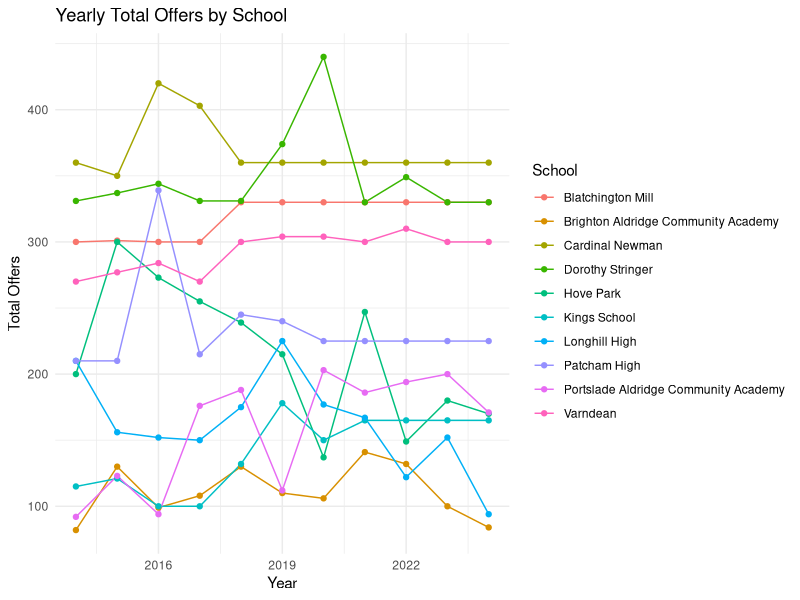
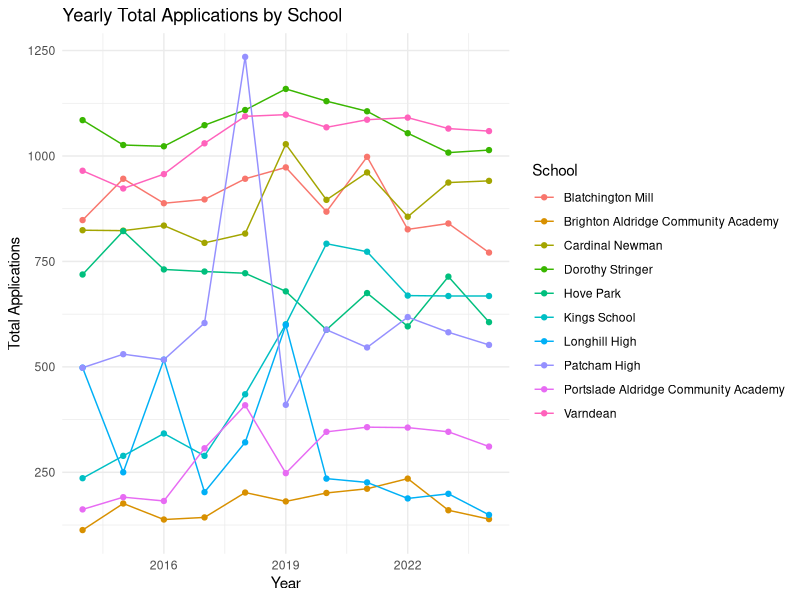
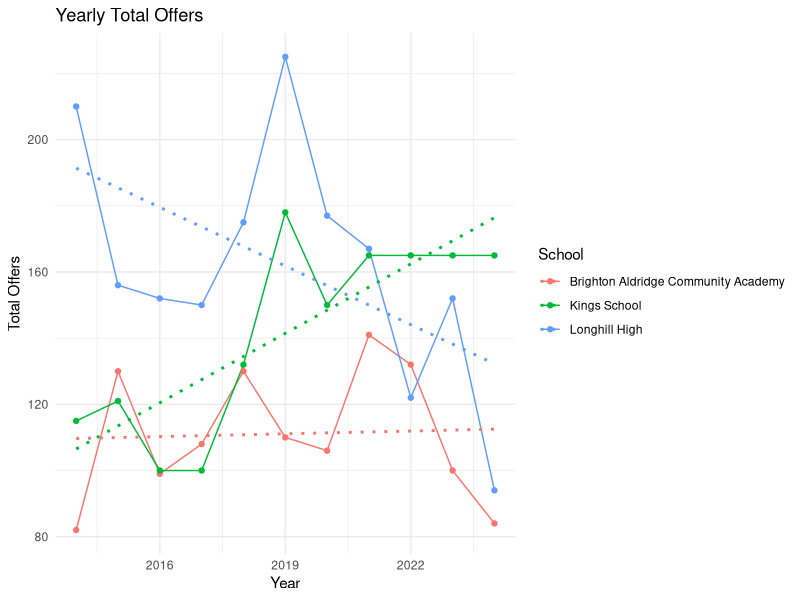
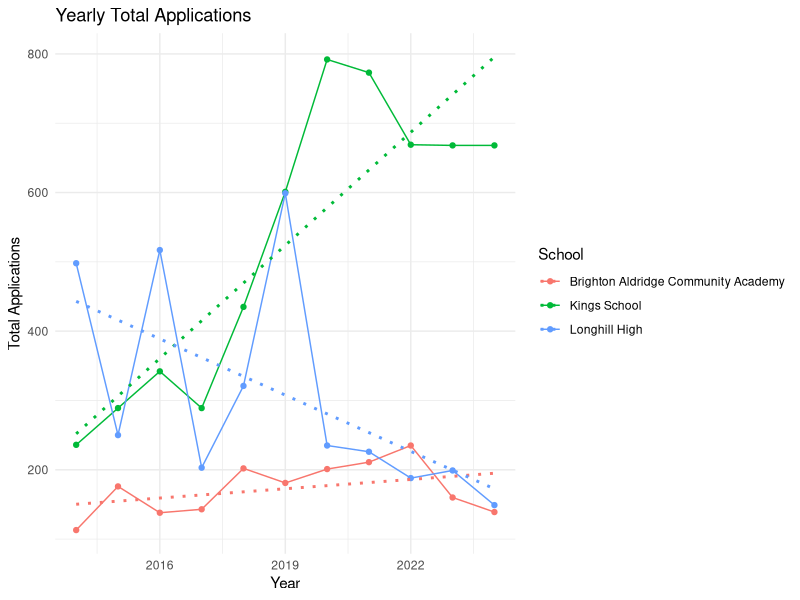
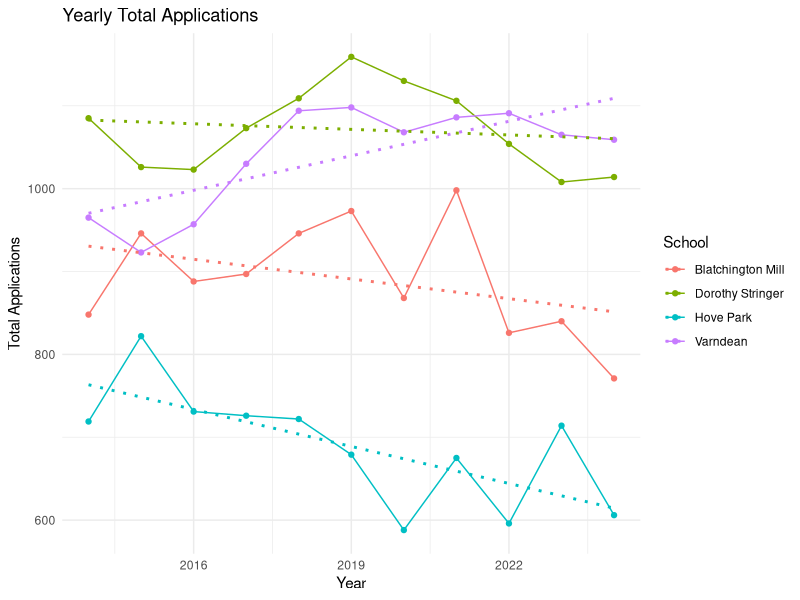
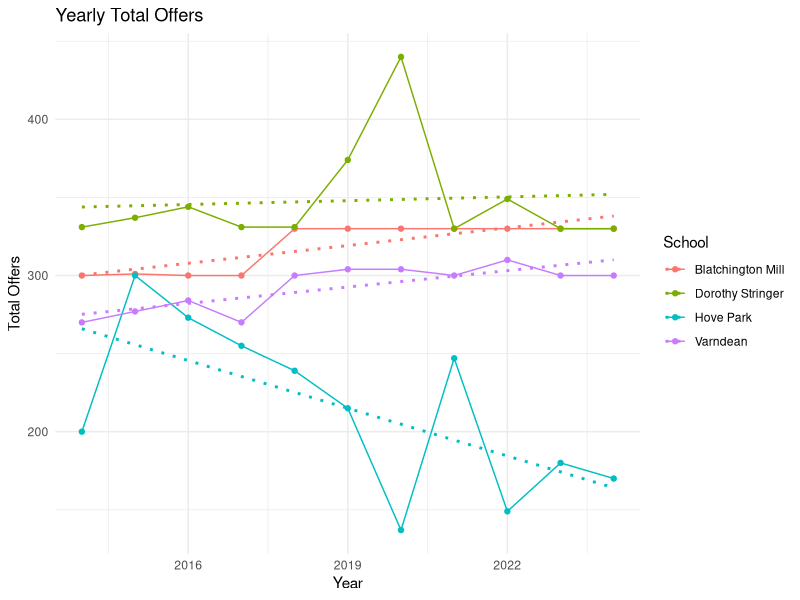

These figures' R source, in order:
## ---- chunk 1
library(dplyr)
library(tidyr)
library(knitr)

# Create the original data frame
yr_7_admissions_2024 <- data.frame(
  School = c("Blatchington Mill", "Brighton Aldridge Community Academy", "Cardinal Newman", "Dorothy Stringer",
             "Hove Park", "Kings School", "Longhill High", "Patcham High", "Portslade Aldridge Community Academy", 
             "Varndean", "Total"),
  No_1st_pref = c("279 (243)", "73 (73)", "466 (347)", "234 (199)", "110 (110)", "242 (159)", 
                            "80 (80)", "210 (182)", "129 (129)", "456 (293)", "2279 (1815)"),
  No_2nd_pref = c("268 (69)", "27 (6)", "203 (12)", "518 (111)", "252 (41)", "224 (6)", 
                            "30 (9)", "89 (23)", "105 (38)", "394 (7)", "2110 (322)"),
  No_3rd_pref = c("224 (18)", "39 (5)", "272 (1)", "262 (20)", "244 (19)", "202 (0)", 
                            "39 (5)", "253 (20)", "77 (4)", "209 (0)", "1821 (92)"),
  Total = c("771 (330)", "139 (84)", "941 (360)", "1014 (330)", "606 (170)", "668 (165)", 
            "149 (94)", "552 (225)", "311 (171)", "1059 (300)", "6210 (2259)")
)

# Separate numbers and actual values in brackets into their own columns
yr_7_admissions_2024 <- yr_7_admissions_2024 %>%
  separate(No_1st_pref, into = c("No_1st_pref", "No_1st_pref_offer"), sep = " \\(", convert = TRUE) %>%
  separate(No_2nd_pref, into = c("No_2nd_pref", "No_2nd_pref_offer"), sep = " \\(", convert = TRUE) %>%
  separate(No_3rd_pref, into = c("No_3rd_pref", "No_3rd_pref_offer"), sep = " \\(", convert = TRUE) %>%
  separate(Total, into = c("Total", "Total_offer"), sep = " \\(", convert = TRUE)

# Remove closing parenthesis from actual values
yr_7_admissions_2024 <- yr_7_admissions_2024 %>%
  mutate(
    No_1st_pref_offer = as.numeric(gsub("\\)", "", No_1st_pref_offer)),
    No_2nd_pref_offer = as.numeric(gsub("\\)", "", No_2nd_pref_offer)),
    No_3rd_pref_offer = as.numeric(gsub("\\)", "", No_3rd_pref_offer)),
    Total_offer = as.numeric(gsub("\\)", "", Total_offer))
  )

# Create kable table
kable(yr_7_admissions_2024, caption = "Allocation Factsheet Year 7 Places September 2024")

## ---- chunk 2
library(dplyr)
library(tidyr)
library(knitr)

# Create the original data frame
yr_7_admissions_2023 <- data.frame(
  School = c("Blatchington Mill", "Brighton Aldridge Community Academy", "Cardinal Newman", "Dorothy Stringer",
             "Hove Park", "Kings School", "Longhill", "Patcham High", "Portslade Aldridge Community Academy", 
             "Varndean", "Total"),
  No_1st_pref = c("300 (260)", "92 (92)", "451 (351)", "260 (242)", "158 (132)", "241 (162)", 
                            "134 (134)", "203 (196)", "154 (154)", "409 (292)", "2402 (2015)"),
  No_2nd_pref = c("309 (61)", "34 (5)", "189 (9)", "516 (81)", "298 (40)", "229 (3)", 
                            "38 (14)", "87 (17)", "79 (26)", "423 (8)", "2202 (264)"),
  No_3rd_pref = c("231 (9)", "34 (3)", "297 (0)", "232 (7)", "258 (8)", "198 (0)", 
                            "27 (4)", "292 (12)", "113 (20)", "233 (0)", "1915 (63)"),
  Total = c("840 (330)", "160 (100)", "937 (360)", "1008 (330)", "714 (180)", "668 (165)", 
            "199 (152)", "582 (225)", "346 (200)", "1065 (300)", "6789 (2407)")
)

# Separate numbers and actual values in brackets into their own columns
yr_7_admissions_2023 <- yr_7_admissions_2023 %>%
  separate(No_1st_pref, into = c("No_1st_pref", "No_1st_pref_offer"), sep = " \\(", convert = TRUE) %>%
  separate(No_2nd_pref, into = c("No_2nd_pref", "No_2nd_pref_offer"), sep = " \\(", convert = TRUE) %>%
  separate(No_3rd_pref, into = c("No_3rd_pref", "No_3rd_pref_offer"), sep = " \\(", convert = TRUE) %>%
  separate(Total, into = c("Total", "Total_offer"), sep = " \\(", convert = TRUE)

# Remove closing parenthesis from actual values
yr_7_admissions_2023 <- yr_7_admissions_2023 %>%
  mutate(
    No_1st_pref_offer = as.numeric(gsub("\\)", "", No_1st_pref_offer)),
    No_2nd_pref_offer = as.numeric(gsub("\\)", "", No_2nd_pref_offer)),
    No_3rd_pref_offer = as.numeric(gsub("\\)", "", No_3rd_pref_offer)),
    Total_offer = as.numeric(gsub("\\)", "", Total_offer))
  )

# Create kable table
kable(yr_7_admissions_2023, caption = "Allocation Factsheet Year 7 Places September 2023")


## ---- chunk 3
library(dplyr)
library(tidyr)
library(knitr)

# Create the original data frame
yr_7_admissions_2022 <- data.frame(
  School = c("Blatchington Mill", "Brighton Aldridge Community Academy", "Cardinal Newman", "Dorothy Stringer",
             "Hove Park", "Kings School", "Longhill", "Patcham High", "Portslade Aldridge Community Academy", 
             "Varndean", "Total"),
  No_1st_pref = c("292 (270)", "121 (121)", "381 (342)", "291 (258)", "115 (115)", "232 (160)", 
                            "104 (104)", "218 (197)", "166 (166)", "444 (303)", "2364 (2034)"),
  No_2nd_pref = c("299 (50)", "37 (8)", "182 (16)", "537 (87)", "246 (24)", "234 (3)", 
                            "39 (10)", "80 (12)", "106 (26)", "435 (6)", "2195 (245)"),
  No_3rd_pref = c("235 (10)", "77 (3)", "293 (2)", "226 (4)", "235 (10)", "203 (2)", 
                            "45 (8)", "320 (16)", "84 (2)", "212 (1)", "1930 (57)"),
  Total = c("826 (330)", "235 (132)", "856 (360)", "1054 (349)", "596 (149)", "669 (165)", 
            "188 (122)", "618 (225)", "356 (194)", "1091 (310)", "6789 (2407)")
)

# Separate numbers and actual values in brackets into their own columns
yr_7_admissions_2022 <- yr_7_admissions_2022 %>%
  separate(No_1st_pref, into = c("No_1st_pref", "No_1st_pref_offer"), sep = " \\(", convert = TRUE) %>%
  separate(No_2nd_pref, into = c("No_2nd_pref", "No_2nd_pref_offer"), sep = " \\(", convert = TRUE) %>%
  separate(No_3rd_pref, into = c("No_3rd_pref", "No_3rd_pref_offer"), sep = " \\(", convert = TRUE) %>%
  separate(Total, into = c("Total", "Total_offer"), sep = " \\(", convert = TRUE)

# Remove closing parenthesis from actual values
yr_7_admissions_2022 <- yr_7_admissions_2022 %>%
  mutate(
    No_1st_pref_offer = as.numeric(gsub("\\)", "", No_1st_pref_offer)),
    No_2nd_pref_offer = as.numeric(gsub("\\)", "", No_2nd_pref_offer)),
    No_3rd_pref_offer = as.numeric(gsub("\\)", "", No_3rd_pref_offer)),
    Total_offer = as.numeric(gsub("\\)", "", Total_offer))
  )

# Create kable table
kable(yr_7_admissions_2022, caption = "Allocation Factsheet Year 7 Places September 2022")

## ---- chunk 4
library(dplyr)
library(tidyr)
library(knitr)

# Create the original data frame
yr_7_admissions_2021 <- data.frame(
  School = c("Blatchington Mill", "Brighton Aldridge Community Academy", "Cardinal Newman", "Dorothy Stringer",
             "Hove Park", "Kings School", "Longhill", "Patcham High", "Portslade Aldridge Community Academy", 
             "Varndean", "Total"),
  No_1st_pref = c("400 (284)", "116 (116)", "414 (340)", "386 (306)", "116 (116)", "235 (150)", 
                            "145 (145)", "211 (193)", "165 (165)", "386 (296)", "2574 (2111)"),
  No_2nd_pref = c("320 (40)", "46 (9)", "226 (18)", "493 (23)", "310 (101)", "258 (14)", 
                            "35 (12)", "83 (15)", "90 (16)", "492 (4)", "2353 (252)"),
  No_3rd_pref = c("278 (6)", "49 (16)", "321 (2)", "227 (1)", "249 (30)", "280 (1)", 
                            "46 (10)", "252 (17)", "102 (5)", "208 (0)", "2012 (88)"),
  Total = c("998 (330)", "211 (141)", "961 (360)", "1106 (330)", "675 (247)", "773 (165)", 
            "226 (167)", "546 (225)", "357 (186)", "1086 (300)", "6939 (2501)")
)

# Separate numbers and actual values in brackets into their own columns
yr_7_admissions_2021 <- yr_7_admissions_2021 %>%
  separate(No_1st_pref, into = c("No_1st_pref", "No_1st_pref_offer"), sep = " \\(", convert = TRUE) %>%
  separate(No_2nd_pref, into = c("No_2nd_pref", "No_2nd_pref_offer"), sep = " \\(", convert = TRUE) %>%
  separate(No_3rd_pref, into = c("No_3rd_pref", "No_3rd_pref_offer"), sep = " \\(", convert = TRUE) %>%
  separate(Total, into = c("Total", "Total_offer"), sep = " \\(", convert = TRUE)

# Remove closing parenthesis from actual values
yr_7_admissions_2021 <- yr_7_admissions_2021 %>%
  mutate(
    No_1st_pref_offer = as.numeric(gsub("\\)", "", No_1st_pref_offer)),
    No_2nd_pref_offer = as.numeric(gsub("\\)", "", No_2nd_pref_offer)),
    No_3rd_pref_offer = as.numeric(gsub("\\)", "", No_3rd_pref_offer)),
    Total_offer = as.numeric(gsub("\\)", "", Total_offer))
  )

# Create kable table
kable(yr_7_admissions_2021, caption = "Allocation Factsheet Year 7 Places September 2021")

## ---- chunk 5
library(dplyr)
library(tidyr)
library(knitr)

# Create the original data frame
yr_7_admissions_2020 <- data.frame(
  School = c("Blatchington Mill", "Brighton Aldridge Community Academy", "Cardinal Newman", "Dorothy Stringer",
             "Hove Park", "Kings School", "Longhill", "Patcham High", "Portslade Aldridge Community Academy", 
             "Varndean", "Total"),
  No_1st_pref = c("350 (279)", "89 (89)", "349 (311)", "438 (357)", "80 (80)", "253 (145)", 
                            "159 (159)", "219 (206)", "174 (174)", "307 (268)", "2418 (2068)"),
  No_2nd_pref = c("281 (45)", "50 (7)", "221 (39)", "489 (73)", "227 (33)", "282 (5)", 
                            "38 (3)", "65 (11)", "95 (21)", "530 (36)", "2278 (215)"),
  No_3rd_pref = c("237 (6)", "62 (10)", "326 (10)", "203 (10)", "281 (24)", "257 (10)", 
                            "38 (7)", "304 (8)", "77 (8)", "231 (0)", "2016 (73)"),
  Total = c("868 (330)", "201 (106)", "896 (360)", "1130 (440)", "588 (137)", "792 (150)", 
            "235 (177)", "588 (225)", "346 (203)", "1068 (304)", "6712 (2356)")
)

# Separate numbers and actual values in brackets into their own columns
yr_7_admissions_2020 <- yr_7_admissions_2020 %>%
  separate(No_1st_pref, into = c("No_1st_pref", "No_1st_pref_offer"), sep = " \\(", convert = TRUE) %>%
  separate(No_2nd_pref, into = c("No_2nd_pref", "No_2nd_pref_offer"), sep = " \\(", convert = TRUE) %>%
  separate(No_3rd_pref, into = c("No_3rd_pref", "No_3rd_pref_offer"), sep = " \\(", convert = TRUE) %>%
  separate(Total, into = c("Total", "Total_offer"), sep = " \\(", convert = TRUE)

# Remove closing parenthesis from actual values
yr_7_admissions_2020 <- yr_7_admissions_2020 %>%
  mutate(
    No_1st_pref_offer = as.numeric(gsub("\\)", "", No_1st_pref_offer)),
    No_2nd_pref_offer = as.numeric(gsub("\\)", "", No_2nd_pref_offer)),
    No_3rd_pref_offer = as.numeric(gsub("\\)", "", No_3rd_pref_offer)),
    Total_offer = as.numeric(gsub("\\)", "", Total_offer))
  )

# Create kable table
kable(yr_7_admissions_2020, caption = "Allocation Factsheet Year 7 Places September 2020")

## ---- chunk 6
library(dplyr)
library(tidyr)
library(knitr)

# Create the original data frame
yr_7_admissions_2019 <- data.frame(
  School = c("Blatchington Mill", "Brighton Aldridge Community Academy", "Cardinal Newman", "Dorothy Stringer",
             "Hove Park", "Kings School", "Longhill", "Patcham High", "Portslade Aldridge Community Academy", 
             "Varndean", "Total"),
  No_1st_pref = c("373 (282)", "92 (92)", "465 (340)", "447 (355)", "119 (119)", "188 (157)", 
                            "217 (190)", "168 (164)", "104 (104)", "304 (251)", "2526 (2102)"),
  No_2nd_pref = c("344 (37)", "40 (11)", "219 (14)", "479 (9)", "289 (62)", "209 (17)", 
                            "83 (19)", "106 (49)", "49 (6)", "537 (47)", "2330 (281)"),
  No_3rd_pref = c("256 (11)", "49 (7)", "344 (6)", "233 (10)", "271 (34)", "204 (4)", 
                            "299 (16)", "136 (27)", "95 (2)", "257 (6)", "2111 (126)"),
  Total = c("973 (330)", "181 (110)", "1028 (360)", "1159 (374)", "679 (215)", "601 (178)", 
            "599 (225)", "410 (240)", "248 (112)", "1098 (304)", "6967 (2509)")
)

# Separate numbers and actual values in brackets into their own columns
yr_7_admissions_2019 <- yr_7_admissions_2019 %>%
  separate(No_1st_pref, into = c("No_1st_pref", "No_1st_pref_offer"), sep = " \\(", convert = TRUE) %>%
  separate(No_2nd_pref, into = c("No_2nd_pref", "No_2nd_pref_offer"), sep = " \\(", convert = TRUE) %>%
  separate(No_3rd_pref, into = c("No_3rd_pref", "No_3rd_pref_offer"), sep = " \\(", convert = TRUE) %>%
  separate(Total, into = c("Total", "Total_offer"), sep = " \\(", convert = TRUE)

# Remove closing parenthesis from actual values
yr_7_admissions_2019 <- yr_7_admissions_2019 %>%
  mutate(
    No_1st_pref_offer = as.numeric(gsub("\\)", "", No_1st_pref_offer)),
    No_2nd_pref_offer = as.numeric(gsub("\\)", "", No_2nd_pref_offer)),
    No_3rd_pref_offer = as.numeric(gsub("\\)", "", No_3rd_pref_offer)),
    Total_offer = as.numeric(gsub("\\)", "", Total_offer))
  )

# Create kable table
kable(yr_7_admissions_2019, caption = "Allocation Factsheet Year 7 Places September 2019")

## ---- chunk 7
library(dplyr)
library(tidyr)
library(knitr)

# Create the original data frame
yr_7_admissions_2018 <- data.frame(
  School = c("Blatchington Mill", "Brighton Aldridge Community Academy", "Cardinal Newman", "Dorothy Stringer",
             "Hove Park", "Kings School", "Longhill", "Patcham High", "Portslade Aldridge Community Academy", 
             "Varndean", "Total"),
  No_1st_pref = c("401 (303)", "110 (109)", "381 (342)", "413 (325)", "151 (151)", "143 (117)", 
                            "246 (156)", "226 (191)", "168 (168)", "355 (280)", "2504 (2142)"),
  No_2nd_pref = c("288 (22)", "42 (15)", "162 (15)", "488 (6)", "345 (71)", "133 (7)", 
                            "28 (4)", "641 (33)", "108 (13)", "486 (20)", "2143 (190)"),
  No_3rd_pref = c("257 (5)", "50 (6)", "274 (8)", "208 (0)", "226 (17)", "159 (7)", 
                            "47 (11)", "368 (21)", "133 (7)", "253 (0)", "1975 (71)"),
  Total = c("946 (330)", "202 (130)", "816 (360)", "1109 (331)", "722 (239)", "435 (132)", 
            "321 (175)", "1235 (245)", "409 (188)", "1094 (300)", "6622 (2403)")
)

# Separate numbers and actual values in brackets into their own columns
yr_7_admissions_2018 <- yr_7_admissions_2018 %>%
  separate(No_1st_pref, into = c("No_1st_pref", "No_1st_pref_offer"), sep = " \\(", convert = TRUE) %>%
  separate(No_2nd_pref, into = c("No_2nd_pref", "No_2nd_pref_offer"), sep = " \\(", convert = TRUE) %>%
  separate(No_3rd_pref, into = c("No_3rd_pref", "No_3rd_pref_offer"), sep = " \\(", convert = TRUE) %>%
  separate(Total, into = c("Total", "Total_offer"), sep = " \\(", convert = TRUE)

# Remove closing parenthesis from actual values
yr_7_admissions_2018 <- yr_7_admissions_2018 %>%
  mutate(
    No_1st_pref_offer = as.numeric(gsub("\\)", "", No_1st_pref_offer)),
    No_2nd_pref_offer = as.numeric(gsub("\\)", "", No_2nd_pref_offer)),
    No_3rd_pref_offer = as.numeric(gsub("\\)", "", No_3rd_pref_offer)),
    Total_offer = as.numeric(gsub("\\)", "", Total_offer))
  )

# Create kable table
kable(yr_7_admissions_2018, caption = "Allocation Factsheet Year 7 Places September 2018")

## ---- chunk 8
library(dplyr)
library(tidyr)
library(knitr)

# Create the original data frame
yr_7_admissions_2017 <- data.frame(
  School = c("Blatchington Mill", "Brighton Aldridge Community Academy", "Cardinal Newman", "Dorothy Stringer",
             "Hove Park", "Kings School", "Longhill", "Patcham High", "Portslade Aldridge Community Academy", 
             "Varndean", "Total"),
  No_1st_pref = c("336 (282)", "90 (90)", "362 (330)", "459 (372)", "198 (198)", "124 (94)", 
                            "131 (131)", "211 (185)", "158 (158)", "304 (282)", "2373 (2023)"),
  No_2nd_pref = c("323 (14)", "22 (9)", "154 (62)", "455 (3)", "299 (45)", "83 (4)", 
                            "33 (8)", "210 (33)", "65 (13)", "482 (35)", "2046 (163)"),
  No_3rd_pref = c("238 (4)", "31 (9)", "278 (10)", "159 (1)", "229 (12)", "142 (2)", 
                            "39 (11)", "183 (10)", "84 (5)", "244 (7)", "1747 (79)"),
  Total = c("897 (300)", "143 (108)", "794 (403)", "1073 (331)", "726 (255)", "289 (100)", 
            "203 (150)", "604 (215)", "307 (176)", "1030 (270)", "6166 (2265)")
)

# Separate numbers and actual values in brackets into their own columns
yr_7_admissions_2017 <- yr_7_admissions_2017 %>%
  separate(No_1st_pref, into = c("No_1st_pref", "No_1st_pref_offer"), sep = " \\(", convert = TRUE) %>%
  separate(No_2nd_pref, into = c("No_2nd_pref", "No_2nd_pref_offer"), sep = " \\(", convert = TRUE) %>%
  separate(No_3rd_pref, into = c("No_3rd_pref", "No_3rd_pref_offer"), sep = " \\(", convert = TRUE) %>%
  separate(Total, into = c("Total", "Total_offer"), sep = " \\(", convert = TRUE)

# Remove closing parenthesis from actual values
yr_7_admissions_2017 <- yr_7_admissions_2017 %>%
  mutate(
    No_1st_pref_offer = as.numeric(gsub("\\)", "", No_1st_pref_offer)),
    No_2nd_pref_offer = as.numeric(gsub("\\)", "", No_2nd_pref_offer)),
    No_3rd_pref_offer = as.numeric(gsub("\\)", "", No_3rd_pref_offer)),
    Total_offer = as.numeric(gsub("\\)", "", Total_offer))
  )

# Create kable table
kable(yr_7_admissions_2017, caption = "Allocation Factsheet Year 7 Places September 2017")

## ---- chunk 9
library(dplyr)
library(tidyr)
library(knitr)

# Create the original data frame
yr_7_admissions_2016 <- data.frame(
  School = c("Blatchington Mill", "Brighton Aldridge Community Academy", "Cardinal Newman", "Dorothy Stringer",
             "Hove Park", "Kings School", "Longhill", "Patcham High", "Portslade Aldridge Community Academy", 
             "Varndean", "Total"),
  No_1st_preferences = c("410 (292)", "87 (87)", "375 (338)", "495 (337)", "172 (172)", "98 (70)", 
                            "138 (138)", "217 (215)", "85 (85)", "219 (176)", "2296 (1900)"),
  No_2nd_preferences = c("289 (6)", "24 (7)", "130 (17)", "337 (71)", "335 (82)", "102 (9)", 
                            "111 (4)", "63 (23)", "39 (8)", "521 (100)", "1871 (270)"),
  No_3rd_preferences = c("189 (2)", "27 (5)", "330 (65)", "191 (90)", "224 (79)", "142 (1)", 
                            "237 (10)", "237 (101)", "58 (1)", "217 (8)", "1648 (362)"),
  Total = c("888 (300)", "138 (99)", "835 (420)", "1023 (344)", "731 (273)", "342 (100)", 
            "517 (152)", "517 (339)", "182 (94)", "957 (284)", "6815 (2232)")
)

# Separate numbers and actual values in brackets into their own columns with new names
yr_7_admissions_2016 <- yr_7_admissions_2016 %>%
  separate(No_1st_preferences, into = c("No_1st_pref", "No_1st_pref_offer"), sep = " \\(", convert = TRUE) %>%
  separate(No_2nd_preferences, into = c("No_2nd_pref", "No_2nd_pref_offer"), sep = " \\(", convert = TRUE) %>%
  separate(No_3rd_preferences, into = c("No_3rd_pref", "No_3rd_pref_offer"), sep = " \\(", convert = TRUE) %>%
  separate(Total, into = c("Total", "Total_offer"), sep = " \\(", convert = TRUE)

# Remove closing parenthesis from actual values
yr_7_admissions_2016 <- yr_7_admissions_2016 %>%
  mutate(
    No_1st_pref_offer = as.numeric(gsub("\\)", "", No_1st_pref_offer)),
    No_2nd_pref_offer = as.numeric(gsub("\\)", "", No_2nd_pref_offer)),
    No_3rd_pref_offer = as.numeric(gsub("\\)", "", No_3rd_pref_offer)),
    Total_offer = as.numeric(gsub("\\)", "", Total_offer))
  )

# Create kable table
kable(yr_7_admissions_2016, caption = "Allocation Factsheet Year 7 Places September 2016")

## ---- chunk 10
library(dplyr)
library(tidyr)
library(knitr)

# Create the original data frame
yr_7_admissions_2015 <- data.frame(
  School = c("Blatchington Mill", "Brighton Aldridge Community Academy", "Cardinal Newman", "Dorothy Stringer",
             "Hove Park", "Kings School", "Longhill", "Patcham High", "Portslade Aldridge Community Academy", 
             "Varndean", "Total"),
  No_1st_preferences = c("389 (287)", "120 (120)", "385 (345)", "471 (329)", "215 (200)", "90 (90)", 
                            "141 (141)", "208 (184)", "86 (86)", "210 (176)", "2315 (1958)"),
  No_2nd_preferences = c("323 (13)", "17 (4)", "132 (3)", "366 (4)", "387 (77)", "71 (7)", 
                            "34 (3)", "72 (13)", "35 (24)", "480 (94)", "1917 (268)"),
  No_3rd_preferences = c("234 (1)", "39 (6)", "306 (2)", "189 (4)", "220 (22)", "108 (14)", 
                            "73 (8)", "250 (13)", "19 (13)", "233 (17)", "1682 (88)"),
  Total = c("946 (301)", "176 (130)", "823 (350)", "1026 (337)", "822 (300)", "289 (121)", 
            "250 (156)", "530 (210)", "191 (123)", "923 (277)", "5914 (2314)")
)

# Separate numbers and actual values in brackets into their own columns with new names
yr_7_admissions_2015 <- yr_7_admissions_2015 %>%
  separate(No_1st_preferences, into = c("No_1st_pref", "No_1st_pref_offer"), sep = " \\(", convert = TRUE) %>%
  separate(No_2nd_preferences, into = c("No_2nd_pref", "No_2nd_pref_offer"), sep = " \\(", convert = TRUE) %>%
  separate(No_3rd_preferences, into = c("No_3rd_pref", "No_3rd_pref_offer"), sep = " \\(", convert = TRUE) %>%
  separate(Total, into = c("Total", "Total_offer"), sep = " \\(", convert = TRUE)

# Remove closing parenthesis from actual values
yr_7_admissions_2015 <- yr_7_admissions_2015 %>%
  mutate(
    No_1st_pref_offer = as.numeric(gsub("\\)", "", No_1st_pref_offer)),
    No_2nd_pref_offer = as.numeric(gsub("\\)", "", No_2nd_pref_offer)),
    No_3rd_pref_offer = as.numeric(gsub("\\)", "", No_3rd_pref_offer)),
    Total_offer = as.numeric(gsub("\\)", "", Total_offer))
  )

# Create kable table
kable(yr_7_admissions_2015, caption = "Allocation Factsheet Year 7 Places September 2015")

## ---- chunk 11
library(dplyr)
library(tidyr)
library(knitr)

# Create the original data frame
yr_7_admissions_2014 <- data.frame(
  School = c("Blatchington Mill", "Brighton Aldridge Community Academy", "Cardinal Newman", "Dorothy Stringer",
             "Hove Park", "Kings School", "Longhill", "Patcham High", "Portslade Aldridge Community Academy", 
             "Varndean", "Total"),
  No_1st_preferences = c("349 (286)", "68 (68)", "393 (355)", "493 (316)", "181 (181)", "105 (105)", 
                            "209 (179)", "202 (179)", "85 (85)", "216 (165)", "2290 (1931)"),
  No_2nd_preferences = c("287 (1)", "18 (5)", "135 (3)", "414 (5)", "343 (95)", "54 (7)", 
                            "67 (11)", "61 (7)", "38 (6)", "495 (95)", "1889 (223)"),
  No_3rd_preferences = c("212 (3)", "27 (9)", "296 (2)", "178 (10)", "195 (21)", "77 (3)", 
                            "222 (20)", "235 (12)", "39 (1)", "254 (10)", "1532 (75)"),
  Total = c("848 (300)", "113 (82)", "824 (360)", "1085 (331)", "719 (200)", "236 (115)", 
            "498 (210)", "498 (210)", "162 (92)", "965 (270)", "6654 (1975)")
)

# Separate numbers and actual values in brackets into their own columns with new names
yr_7_admissions_2014 <- yr_7_admissions_2014 %>%
  separate(No_1st_preferences, into = c("No_1st_pref", "No_1st_pref_offer"), sep = " \\(", convert = TRUE) %>%
  separate(No_2nd_preferences, into = c("No_2nd_pref", "No_2nd_pref_offer"), sep = " \\(", convert = TRUE) %>%
  separate(No_3rd_preferences, into = c("No_3rd_pref", "No_3rd_pref_offer"), sep = " \\(", convert = TRUE) %>%
  separate(Total, into = c("Total", "Total_offer"), sep = " \\(", convert = TRUE)

# Remove closing parenthesis from actual values
yr_7_admissions_2014 <- yr_7_admissions_2014 %>%
  mutate(
    No_1st_pref_offer = as.numeric(gsub("\\)", "", No_1st_pref_offer)),
    No_2nd_pref_offer = as.numeric(gsub("\\)", "", No_2nd_pref_offer)),
    No_3rd_pref_offer = as.numeric(gsub("\\)", "", No_3rd_pref_offer)),
    Total_offer = as.numeric(gsub("\\)", "", Total_offer))
  )

# Create kable table
kable(yr_7_admissions_2014, caption = "Allocation Factsheet Year 7 Places September 2014")

## ---- chunk 12
library(dplyr)
library(tidyr)

# List of data frames
data_frames <- list(yr_7_admissions_2014, yr_7_admissions_2015, yr_7_admissions_2016, yr_7_admissions_2017,
                    yr_7_admissions_2018, yr_7_admissions_2019, yr_7_admissions_2020, yr_7_admissions_2021,
                    yr_7_admissions_2022, yr_7_admissions_2023, yr_7_admissions_2024)

# Assign years to each data frame
years <- 2014:2024

# Combine data frames with a year column
combined_data <- bind_rows(lapply(seq_along(data_frames), function(i) {
  mutate(data_frames[[i]], Year = years[i])
}))

# Reshape to long format
combined_data_long <- combined_data %>%
  select(School, Year, No_1st_pref, No_1st_pref_offer, No_2nd_pref, No_2nd_pref_offer,
         No_3rd_pref, No_3rd_pref_offer, Total, Total_offer)

# Arrange the data
combined_data_long <- combined_data_long %>%
  arrange(Year, School)

# View the combined long format data
#print(combined_data_long)

# Update school names to ensure consistency
combined_data_long <- combined_data_long %>%
  mutate(School = ifelse(School == "Longhill", "Longhill High", School))

# Verify the changes
unique(combined_data_long$School)

## ---- chunk 13
library(ggplot2)

# Filter out the "Total" from the combined data
combined_data_long_filtered <- combined_data_long %>%
  filter(School != "Total")

# Create the plot
ggplot(combined_data_long_filtered, aes(x = Year, y = Total_offer, color = School, group = School)) +
  geom_line() +
  geom_point() +
  xlab("Year") +
  ylab("Total Offers") +
  theme_minimal() +
  ggtitle("Yearly Total Offers by School")

## ---- chunk 14
library(ggplot2)

# Filter out the "Total" from the combined data
combined_data_long_filtered <- combined_data_long %>%
  filter(School != "Total")

# Create the plot
ggplot(combined_data_long_filtered, aes(x = Year, y = Total, color = School, group = School)) +
  geom_line() +
  geom_point() +
  xlab("Year") +
  ylab("Total Applications") +
  theme_minimal() +
  ggtitle("Yearly Total Applications by School")

## ---- chunk 15
# Filter data for the specified schools
selected_schools <- combined_data_long %>%
  filter(School %in% c("Longhill High", "Kings School", "Brighton Aldridge Community Academy"))

# Create the plot
ggplot(selected_schools, aes(x = Year, y = Total_offer, color = School, group = School)) +
  geom_line() +
  geom_point() +
  geom_smooth(method = "lm", se = FALSE, linetype = "dotted") +
  xlab("Year") +
  ylab("Total Offers") +
  theme_minimal() +
  ggtitle("Yearly Total Offers")


## ---- chunk 16
# Filter data for the specified schools
selected_schools <- combined_data_long %>%
  filter(School %in% c("Longhill High", "Kings School", "Brighton Aldridge Community Academy"))

# Create the plot
ggplot(selected_schools, aes(x = Year, y = Total, color = School, group = School)) +
  geom_line() +
  geom_point() +
  geom_smooth(method = "lm", se = FALSE, linetype = "dotted") +
  xlab("Year") +
  ylab("Total Applications") +
  theme_minimal() +
  ggtitle("Yearly Total Applications")

## ---- chunk 17
# Filter data for the specified schools
selected_schools <- combined_data_long %>%
  filter(School %in% c("Varndean", "Dorothy Stringer", "Hove Park", "Blatchington Mill"))

# Create the plot
ggplot(selected_schools, aes(x = Year, y = Total, color = School, group = School)) +
  geom_line() +
  geom_point() +
  geom_smooth(method = "lm", se = FALSE, linetype = "dotted") +
  xlab("Year") +
  ylab("Total Applications") +
  theme_minimal() +
  ggtitle("Yearly Total Applications")

## ---- chunk 18
# Filter data for the specified schools
selected_schools <- combined_data_long %>%
  filter(School %in% c("Varndean", "Dorothy Stringer", "Hove Park", "Blatchington Mill"))

# Create the plot
ggplot(selected_schools, aes(x = Year, y = Total_offer, color = School, group = School)) +
  geom_line() +
  geom_point() +
  geom_smooth(method = "lm", se = FALSE, linetype = "dotted") +
  xlab("Year") +
  ylab("Total Offers") +
  theme_minimal() +
  ggtitle("Yearly Total Offers")

